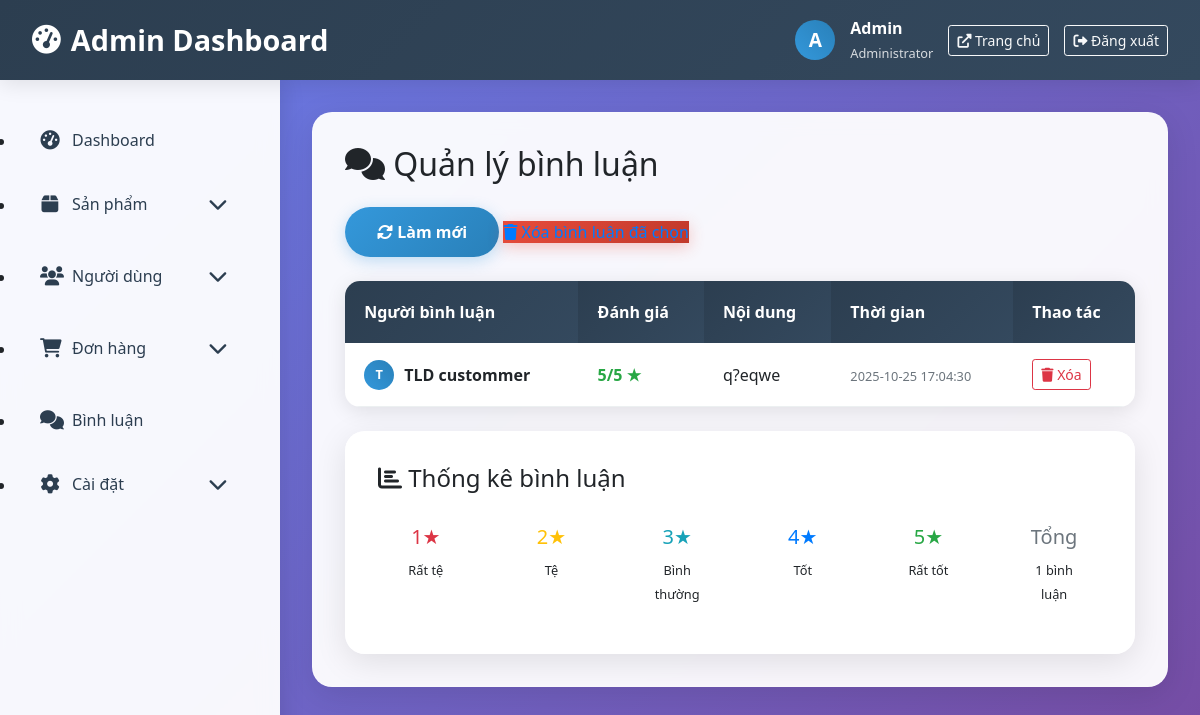
Page /code/shopmaytinh/User/Admin/index.php?act=xembinhluan on the committed database.
### tables this page shows
CREATE TABLE `tb_binhluan` (
  `TenNguoiBinhLuan` varchar(30) DEFAULT NULL,
  `id` int(11) DEFAULT NULL,
  `DanhGia` char(20) NOT NULL,
  `NoiDungBinhLuan` varchar(255) DEFAULT NULL,
  `ThoiGian` timestamp NOT NULL DEFAULT current_timestamp()
);

### code/shopmaytinh/User/U_Controller/BinhLuan/XemBinhLuan_C.php (called while the page is built)
<?php
	require_once '../U_Model/BinhLuan/XemBinhLuan_M.php';
	require_once '../U_View/BinhLuan/Modern_XemBinhLuan_V.php';
?>

### code/shopmaytinh/User/U_Model/BinhLuan/XemBinhLuan_M.php (called while the page is built)
<?php
	require_once './../U_Model/KetNoiDb.php';
	$sql = "SELECT * from tb_binhluan order by ThoiGian DESC";
	$qr = mysqli_query($connect,$sql);
?>

### code/shopmaytinh/User/U_View/BinhLuan/Modern_XemBinhLuan_V.php (the view, shortened to what this page needs)
<div class="content-card">
    <h2 class="mb-4">
        <i class="fas fa-comments"></i>
        Quản lý bình luận
    </h2>
    <div class="row mb-4">
        <div class="col-md-12">
            <a href="index.php?act=xembinhluan" class="btn-modern">
                <i class="fas fa-sync-alt"></i> Làm mới
            </a>
            <a href="index.php?act=xoabl" class="btn-danger-modern">
                <i class="fas fa-trash"></i> Xóa bình luận đã chọn
            </a>
        </div>
    </div>
    <div class="modern-table">
        <table>
            <thead>
                <tr>
                    <th>Người bình luận</th>
                    <th>Đánh giá</th>
                    <th>Nội dung</th>
                    <th>Thời gian</th>
                    <th>Thao tác</th>
                </tr>
            </thead>
            <tbody>
                <?php
                while ($bl = mysqli_fetch_array($qr)) {
                    $rating = '';
                    $ratingClass = '';
                    switch ($bl['DanhGia']) {
                        case 'verygood':
                            $rating = "5/5 ★";
                            $ratingClass = 'text-success';
                            break;
                    }
                ?>
                <tr>
                    <td>
                        <div class="d-flex align-items-center">
                            <div class="user-avatar" style="width: 30px; height: 30px; font-size: 0.8rem; margin-right: 10px;">
                                <?php echo strtoupper(substr($bl['TenNguoiBinhLuan'], 0, 1)); ?>
                            </div>
                            <strong><?php echo htmlspecialchars($bl['TenNguoiBinhLuan']); ?></strong>
                        </div>
                    </td>
                    <td>
                        <span class="<?php echo $ratingClass; ?> font-weight-bold">
                            <?php echo $rating; ?>
                        </span>
                    </td>
                    <td>
                        <div style="max-width: 300px; word-wrap: break-word;">
                            <?php echo htmlspecialchars($bl['NoiDungBinhLuan']); ?>
                        </div>
                    </td>
                    <td>
                        <small class="text-muted">
                            <?php echo $bl['ThoiGian']; ?>
                        </small>
                    </td>
                    <td>
                        <a href="index.php?act=xoabl&id=<?php echo $bl['id']; ?>&time=<?php echo $bl['ThoiGian']; ?>"
                           class="btn btn-sm btn-outline-danger"
                           onclick="return confirm('Bạn có chắc muốn xóa bình luận này?')">
                            <i class="fas fa-trash"></i> Xóa
                        </a>
                    </td>
                </tr>
                <?php } ?>
            </tbody>
        </table>
    </div>
    <div class="row mt-4">
        <div class="col-md-12">
            <div class="content-card">
                <h4 class="mb-3">
                    <i class="fas fa-chart-bar"></i>
                    Thống kê bình luận
                </h4>
                <div class="row text-center">
                    <div class="col-md-2">
                        <div class="p-3">
                            <h5 class="text-danger">1★</h5>
                            <small>Rất tệ</small>
                        </div>
                    </div>
                    <div class="col-md-2">
                        <div class="p-3">
                            <h5 class="text-warning">2★</h5>
                            <small>Tệ</small>
                        </div>
                    </div>
                    <div class="col-md-2">
                        <div class="p-3">
                            <h5 class="text-info">3★</h5>
                            <small>Bình thường</small>
                        </div>
                    </div>
                    <div class="col-md-2">
                        <div class="p-3">
                            <h5 class="text-primary">4★</h5>
                            <small>Tốt</small>
                        </div>
                    </div>
                    <div class="col-md-2">
                        <div class="p-3">
                            <h5 class="text-success">5★</h5>
                            <small>Rất tốt</small>
                        </div>
                    </div>
                    <div class="col-md-2">
                        <div class="p-3">
                            <h5 class="text-muted">Tổng</h5>
                            <small><?php echo mysqli_num_rows($qr); ?> bình luận</small>
                        </div>
                    </div>
                </div>
            </div>
        </div>
    </div>
</div>

### code/shopmaytinh/User/Admin/modern_admin.css (style rules this page uses)
* { margin: 0; padding: 0; box-sizing: border-box; }
body { font-family: 'Segoe UI', Tahoma, Geneva, Verdana, sans-serif; background: linear-gradient(135deg, #667eea 0%, #764ba2 100%); min-height: 100vh; }
.user-avatar { width: 40px; height: 40px; border-radius: 50%; background: linear-gradient(45deg, #3498db, #2980b9); display: flex; align-items: center; justify-content: center; color: white; font-weight: bold; font-size: 1.2rem; }
.content-card { background: rgba(255, 255, 255, 0.95); backdrop-filter: blur(10px); border-radius: 20px; padding: 2rem; box-shadow: 0 8px 32px rgba(0,0,0,0.1); border: 1px solid rgba(255, 255, 255, 0.2); }
.btn-modern { background: linear-gradient(135deg, #3498db, #2980b9); color: white; border: none; padding: 0.8rem 2rem; border-radius: 25px; font-weight: 600; text-decoration: none; display: inline-block; transition: all 0.3s ease; box-shadow: 0 4px 15px rgba(52, 152, 219, 0.3); }
.btn-danger-modern { background: linear-gradient(135deg, #e74c3c, #c0392b); box-shadow: 0 4px 15px rgba(231, 76, 60, 0.3); }
.modern-table { background: white; border-radius: 15px; overflow: hidden; box-shadow: 0 4px 20px rgba(0,0,0,0.1); }
.modern-table table { width: 100%; border-collapse: collapse; }
.modern-table th { background: linear-gradient(135deg, #2c3e50, #34495e); color: white; padding: 1.2rem; text-align: left; font-weight: 600; }
.modern-table td { padding: 1rem 1.2rem; border-bottom: 1px solid #ecf0f1; }

### rows in the picture
tb_binhluan: TenNguoiBinhLuan "T", TenNguoiBinhLuan "TLD custommer", DanhGia "5/5 ★", NoiDungBinhLuan "q?eqwe", ThoiGian "2025-10-25 17:04:30"

### other values in the picture
substr($user, 0, 1) "A"
$user "Admin"
mysqli_num_rows($qr) "1"
